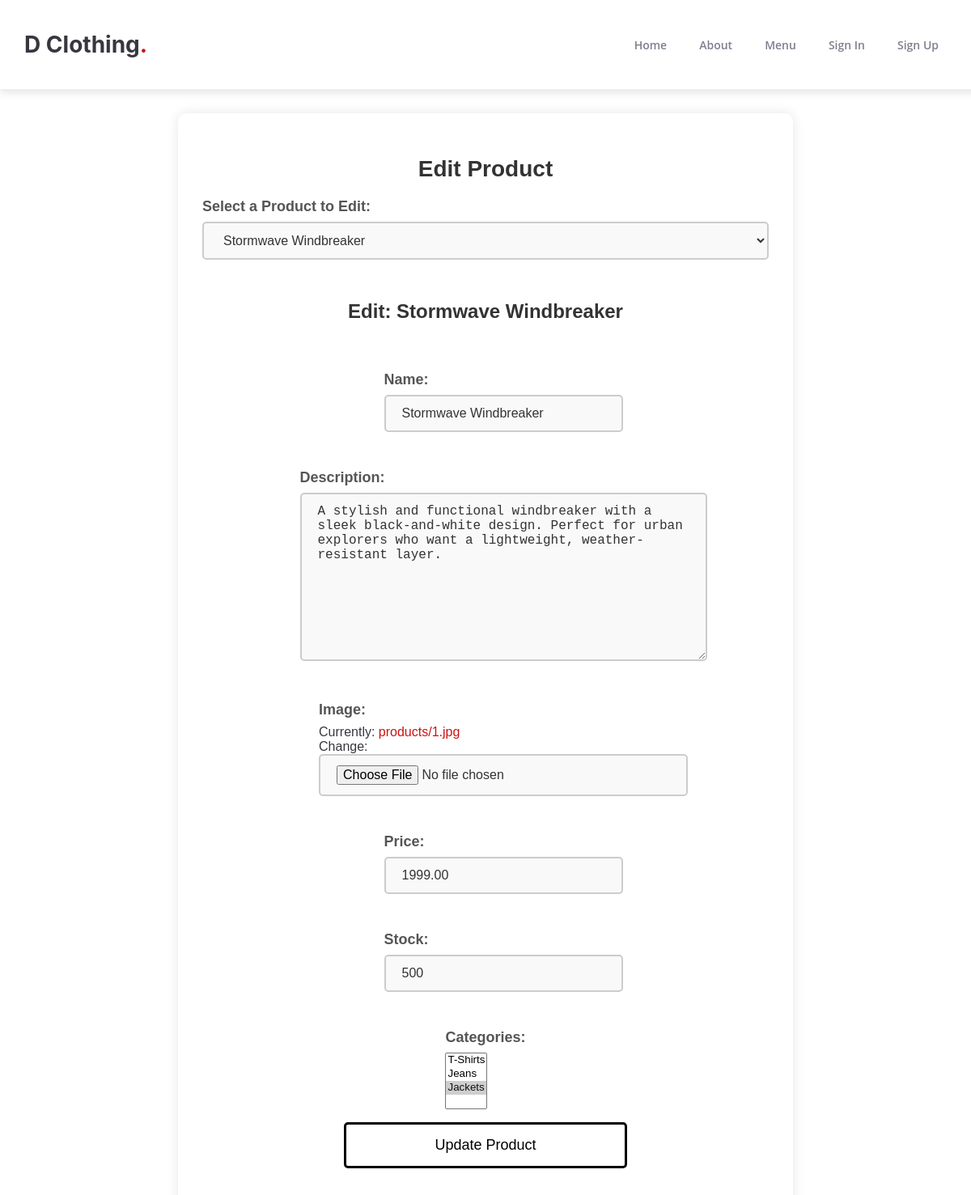
/product/edit/3/ (upper part), run on an earlier commit of the app's database.
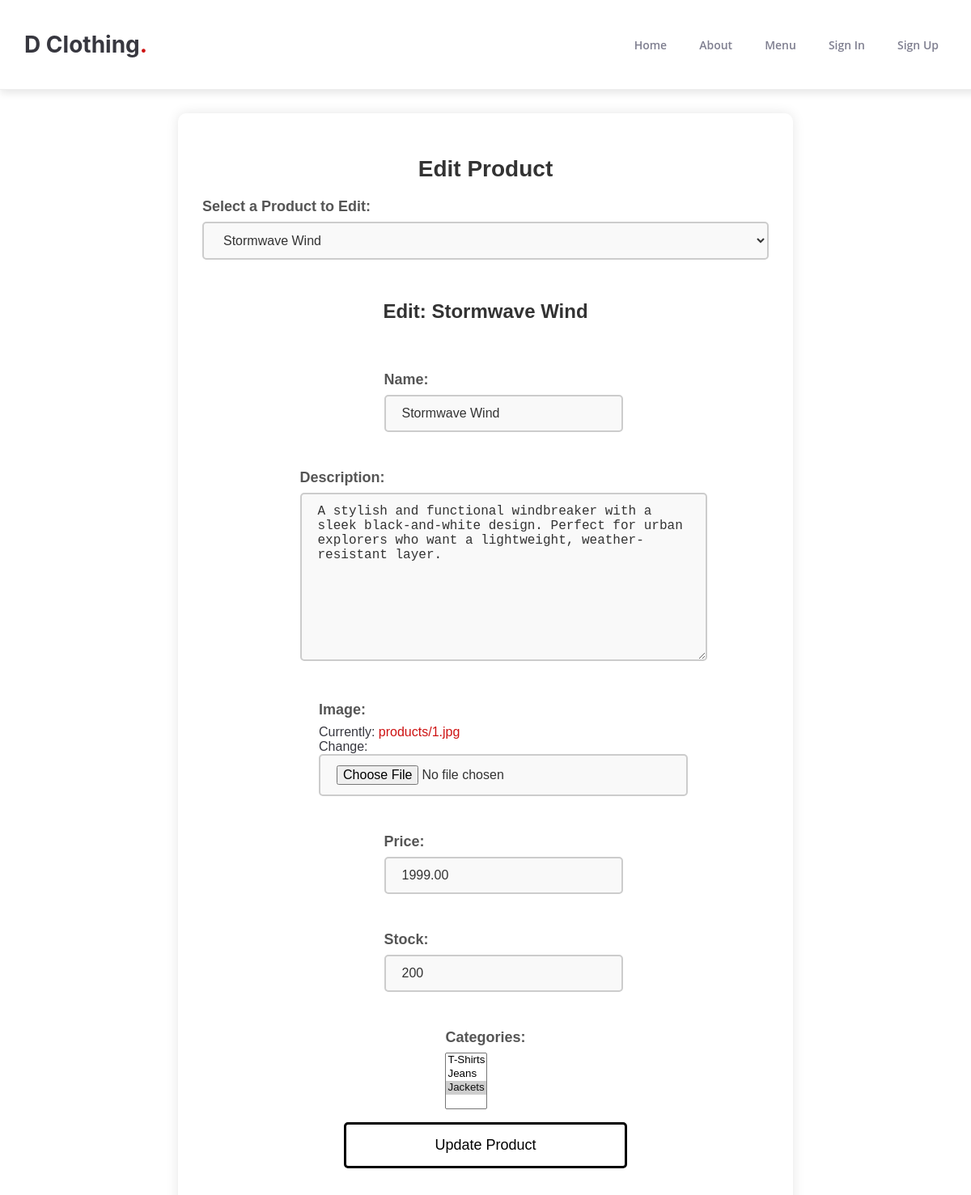
And on a later commit of the database.
### app/models.py (models this page shows, shortened)
class Product(models.Model):
    name = models.CharField(max_length=100)
    description = models.TextField(blank=True)
    image = models.ImageField(upload_to='products/', default='default.jpg')
    price = models.DecimalField(max_digits=10, decimal_places=2)
    stock = models.PositiveIntegerField()
    categories = models.ManyToManyField(Category, related_name='products')

class Category(models.Model):
    name = models.CharField(max_length=100)
    description = models.TextField(blank=True, null=True)
    def __str__(self):
        return self.name

### app/views.py (the view, shortened to what this page needs)
# urls.py: path('product/edit/<int:pk>/', EditProductView.as_view(), name='edit_product'),
class EditProductView(View):
    def get(self, request, pk=None):
        if pk:
            selected_product = get_object_or_404(Product, pk=pk)
            form = ProductForm(instance=selected_product)
        else:
            selected_product = None
            form = ProductForm()
        context = {
            'products': Product.objects.all(),
            'selected_product': selected_product,
            'form': form,
        }
        return render(request, 'app/edit_product.html', context)

### app/views.py
class ProductForm(forms.ModelForm):
    class Meta:
        model = Product
        fields = ['name', 'description', 'image', 'price', 'stock', 'categories']

### app/templates/app/edit_product.html (shortened to what this page needs)
{% extends 'app/base.html' %}
{% load static %}
{% block content %}
<link rel="stylesheet" href="{% static 'css/edit_product.css' %}">
<div class="edit-product-container">
    <h2>Edit Product</h2>
    <div class="form-container">
        <form method="get">
            <label for="product">Select a Product to Edit:</label>
            <select name="product" id="product" class="product-dropdown" onchange="window.location.href=this.value">
                {% for product in products %}
                    <option value="{% url 'edit_product' pk=product.pk %}" {% if product.pk == selected_product.pk %}selected{% endif %}>
                        {{ product.name }}
                    </option>
                {% endfor %}
            </select>
        </form>
        {% if selected_product %}
            <h3>Edit: {{ selected_product.name }}</h3>
            <div class="form-wrapper">
                <form method="post" enctype="multipart/form-data" class="product-form">
                    {{ form.as_p }}
                    <button type="submit" class="submit-button">Update Product</button>
                </form>
            </div>
        {% endif %}
    </div>
</div>
{% endblock %}

What changed in the data, as far as the page shows it:
changed Product: name "Stormwave Windbreaker" → "Stormwave Wind"; stock "500" → "200"
Also different on the page:
form field product: "Stormwave Windbreaker" → "Stormwave Wind"
